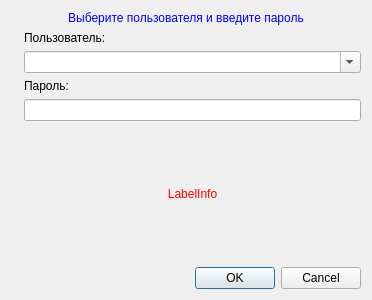
<?xml version="1.0" encoding="UTF-8"?>
<ui version="4.0">
 <class>LoginDialog</class>
 <widget class="QDialog" name="LoginDialog">
  <property name="geometry">
   <rect>
    <x>0</x>
    <y>0</y>
    <width>372</width>
    <height>300</height>
   </rect>
  </property>
  <property name="windowTitle">
   <string>Вход в систему</string>
  </property>
  <layout class="QGridLayout" name="gridLayout">
   <item row="0" column="0" colspan="2">
    <widget class="QLabel" name="labelTitle">
     <property name="styleSheet">
      <string notr="true">font: 75 14pt &quot;Noto Sans&quot;;
color: rgb(0, 0, 255);</string>
     </property>
     <property name="text">
      <string>Выберите пользователя и введите пароль</string>
     </property>
     <property name="alignment">
      <set>Qt::AlignCenter</set>
     </property>
     <property name="wordWrap">
      <bool>true</bool>
     </property>
    </widget>
   </item>
   <item row="1" column="0">
    <widget class="QLabel" name="labelLogo">
     <property name="text">
      <string/>
     </property>
     <property name="pixmap">
      <pixmap resource="../resource.qrc">:/Image/users.png</pixmap>
     </property>
     <property name="alignment">
      <set>Qt::AlignLeading|Qt::AlignLeft|Qt::AlignTop</set>
     </property>
    </widget>
   </item>
   <item row="1" column="1">
    <layout class="QVBoxLayout" name="verticalLayout" stretch="0,0,0,0,1,0">
     <item>
      <widget class="QLabel" name="labelUser">
       <property name="text">
        <string>Пользователь:</string>
       </property>
      </widget>
     </item>
     <item>
      <widget class="QComboBox" name="comboBoxUser">
       <property name="editable">
        <bool>true</bool>
       </property>
      </widget>
     </item>
     <item>
      <widget class="QLabel" name="labelPasword">
       <property name="text">
        <string>Пароль:</string>
       </property>
      </widget>
     </item>
     <item>
      <widget class="QLineEdit" name="lineEditPass">
       <property name="echoMode">
        <enum>QLineEdit::Password</enum>
       </property>
      </widget>
     </item>
     <item>
      <widget class="QLabel" name="labelInfo">
       <property name="styleSheet">
        <string notr="true">font: 75 14pt &quot;Noto Sans&quot;;
color: rgb(255, 0, 0);</string>
       </property>
       <property name="text">
        <string>LabelInfo</string>
       </property>
       <property name="alignment">
        <set>Qt::AlignCenter</set>
       </property>
      </widget>
     </item>
     <item>
      <widget class="QDialogButtonBox" name="buttonBox">
       <property name="standardButtons">
        <set>QDialogButtonBox::Cancel|QDialogButtonBox::Ok</set>
       </property>
      </widget>
     </item>
    </layout>
   </item>
  </layout>
 </widget>
 <resources>
  <include location="../resource.qrc"/>
 </resources>
 <connections/>
</ui>
